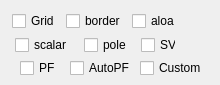
         <widget class="QWidget" name="tab_10">
          <attribute name="title">
           <string>mesh</string>
          </attribute>
          <widget class="QWidget" name="layoutWidget">
           <property name="geometry">
            <rect>
             <x>11</x>
             <y>11</y>
             <width>169</width>
             <height>44</height>
            </rect>
           </property>
           <layout class="QVBoxLayout" name="verticalLayout_2">
            <item>
             <layout class="QHBoxLayout" name="horizontalLayout">
              <item>
               <widget class="QCheckBox" name="show">
                <property name="minimumSize">
                 <size>
                  <width>47</width>
                  <height>16</height>
                 </size>
                </property>
                <property name="maximumSize">
                 <size>
                  <width>47</width>
                  <height>16</height>
                 </size>
                </property>
                <property name="toolTip">
                 <string>Triangular mesh</string>
                </property>
                <property name="text">
                 <string>Grid</string>
                </property>
               </widget>
              </item>
              <item>
               <widget class="QCheckBox" name="border">
                <property name="minimumSize">
                 <size>
                  <width>59</width>
                  <height>16</height>
                 </size>
                </property>
                <property name="maximumSize">
                 <size>
                  <width>59</width>
                  <height>16</height>
                 </size>
                </property>
                <property name="toolTip">
                 <string>Graphic borders</string>
                </property>
                <property name="text">
                 <string>border</string>
                </property>
               </widget>
              </item>
              <item>
               <widget class="QCheckBox" name="aloa">
                <property name="minimumSize">
                 <size>
                  <width>47</width>
                  <height>16</height>
                 </size>
                </property>
                <property name="maximumSize">
                 <size>
                  <width>47</width>
                  <height>16</height>
                 </size>
                </property>
                <property name="toolTip">
                 <string>Layer division</string>
                </property>
                <property name="text">
                 <string>aloa</string>
                </property>
               </widget>
              </item>
             </layout>
            </item>
            <item>
             <layout class="QHBoxLayout" name="horizontalLayout_2">
              <item>
               <widget class="QCheckBox" name="scalarField">
                <property name="minimumSize">
                 <size>
                  <width>59</width>
                  <height>16</height>
                 </size>
                </property>
                <property name="maximumSize">
                 <size>
                  <width>59</width>
                  <height>16</height>
                 </size>
                </property>
                <property name="toolTip">
                 <string>Scalar field</string>
                </property>
                <property name="text">
                 <string>scalar</string>
                </property>
               </widget>
              </item>
              <item>
               <widget class="QCheckBox" name="doubtP">
                <property name="minimumSize">
                 <size>
                  <width>47</width>
                  <height>16</height>
                 </size>
                </property>
                <property name="maximumSize">
                 <size>
                  <width>47</width>
                  <height>16</height>
                 </size>
                </property>
                <property name="toolTip">
                 <string>Extreme point</string>
                </property>
                <property name="text">
                 <string>pole</string>
                </property>
               </widget>
              </item>
              <item>
               <widget class="QCheckBox" name="showSingular">
                <property name="minimumSize">
                 <size>
                  <width>35</width>
                  <height>16</height>
                 </size>
                </property>
                <property name="maximumSize">
                 <size>
                  <width>35</width>
                  <height>16</height>
                 </size>
                </property>
                <property name="toolTip">
                 <string>singular</string>
                </property>
                <property name="text">
                 <string>SV</string>
                </property>
               </widget>
              </item>
             </layout>
            </item>
           </layout>
          </widget>
          <widget class="QCheckBox" name="PF">
           <property name="geometry">
            <rect>
             <x>20</x>
             <y>60</y>
             <width>71</width>
             <height>16</height>
            </rect>
           </property>
           <property name="text">
            <string>PF</string>
           </property>
          </widget>
          <widget class="QCheckBox" name="AutoFacePick">
           <property name="geometry">
            <rect>
             <x>70</x>
             <y>60</y>
             <width>71</width>
             <height>16</height>
            </rect>
           </property>
           <property name="text">
            <string>AutoPF</string>
           </property>
          </widget>
          <widget class="QCheckBox" name="CustomCheck">
           <property name="geometry">
            <rect>
             <x>140</x>
             <y>60</y>
             <width>71</width>
             <height>16</height>
            </rect>
           </property>
           <property name="text">
            <string>Custom</string>
           </property>
          </widget>
         </widget>
